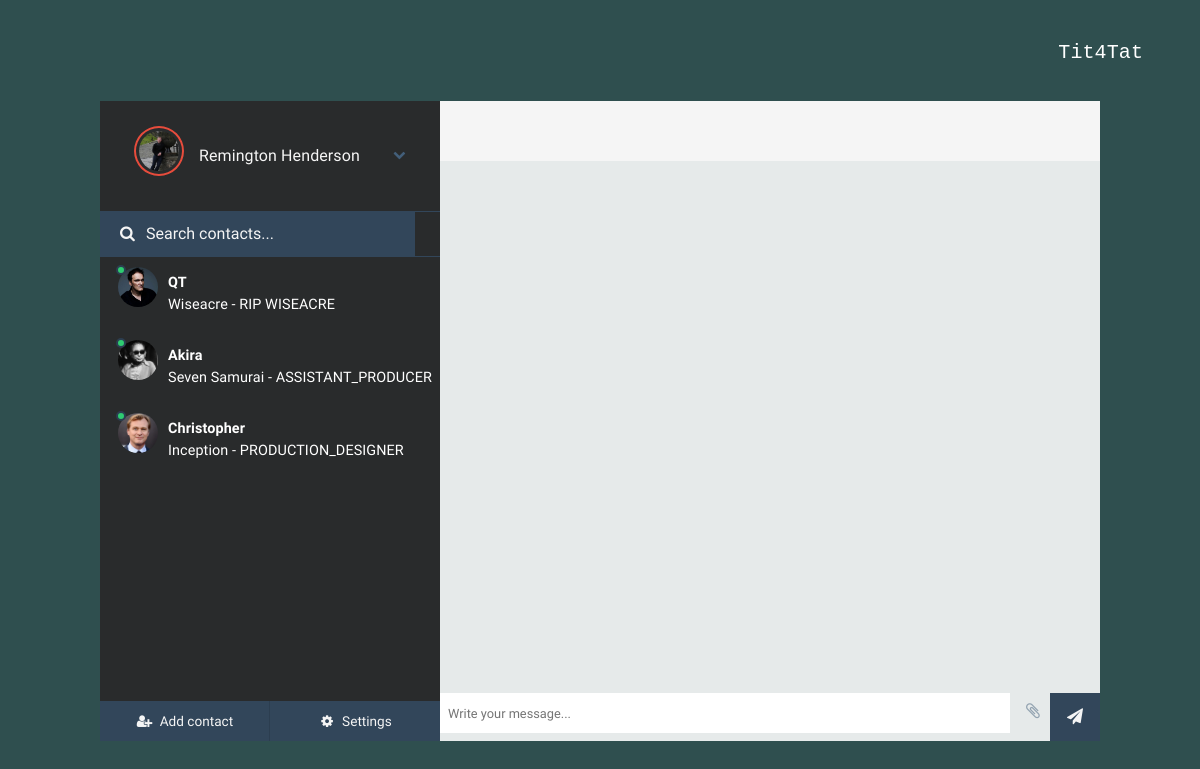
The page /projects/view_received_message/ (signed in) on the database its author committed.
### accounts/models.py (models this page shows, shortened)
class User(AbstractUser):
    phone_number = models.CharField(max_length=50)
    profile_bio = models.TextField(max_length=300, blank=True, null=True)
    image = models.ImageField(upload_to=user_image_uh, blank=True, null=True)
    def new_message(self):
        return self.received_messages.filter(read=False).exists()

class Message(models.Model):
    message = models.ForeignKey('Message', on_delete=models.CASCADE, related_name='children', blank=True, null=True)
    sender = models.ForeignKey(User, on_delete=models.CASCADE, related_name='sent_messages')
    recipient = models.ForeignKey(User, on_delete=models.CASCADE, related_name='received_messages')
    project = models.ForeignKey('Project', on_delete=models.CASCADE, related_name='messages')
    cast = models.ForeignKey('Cast', on_delete=models.CASCADE, related_name='potential_cast', blank=True, null=True)
    crew = models.ForeignKey('Crew', on_delete=models.CASCADE, related_name='potential_crew', blank=True, null=True)
    time_stamp = models.DateTimeField(default=timezone.now)
    body = models.TextField()
    read = models.BooleanField(default=False)
    def is_parent(self):
        return not bool(self.message)

class Project(models.Model):
    owner = models.ForeignKey(User, on_delete=models.CASCADE, related_name="owned_projects")
    tag_line = models.TextField(max_length=300, blank=True, null=True)
    title = models.CharField(max_length=100)
    project_cover_art = models.ImageField(upload_to=project_cover_art_uh, blank=True, null=True)
    genre = models.CharField(max_length=50, blank=True, null=True)
    description = models.TextField(max_length=300, blank=True, null=True)
    project_documents = models.FileField(upload_to=project_document_uh, blank=True, null=True)
    project_images = models.ImageField(upload_to=project_image_uh, blank=True, null=True)
    budget = models.CharField(max_length=50)
    budget_details = models.TextField(max_length=300)
    city = models.CharField(max_length=50)
    state = models.CharField(max_length=50)
    zip = models.CharField(max_length=50)
    start_date = models.CharField(max_length=50)
    end_date = models.CharField(max_length=50)
    slug = models.SlugField(blank=True, null=True, unique=True)

class Cast(models.Model):
    user = models.ForeignKey(User, on_delete=models.CASCADE, related_name='cast_assignments', blank=True, null=True)
    project = models.ForeignKey(Project, on_delete=models.CASCADE, related_name="cast_members")
    character = models.CharField(max_length=100, blank=True, null=True)
    classification = models.CharField(max_length=50, blank=True, null=True)
    committed_cast_member = models.CharField(max_length=50, blank=True, null=True)
    def __str__(self):
        return self.character or 'No name given'

class Crew(models.Model):
    user = models.ForeignKey(User, on_delete=models.CASCADE, related_name='crew_assignments', blank=True, null=True)
    project = models.ForeignKey(Project, on_delete=models.CASCADE, related_name="crew_members")
    classification = models.CharField(max_length=50, blank=True, null=True)
    committed_crew_member = models.CharField(max_length=50, blank=True, null=True)
    def __str__(self):
        return self.classification or 'No name given'

### accounts/views.py (the view)
# urls.py: path('view_received_message/', views.view_received_message, name='view_received_message'),
@login_required(login_url='/projects/login/')
def view_received_message(request):
    messages = request.user.received_messages.all().order_by('sender__username')
    messages_sent = request.user.sent_messages.all().order_by('recipient__username')
    return render(request, 'accounts/view_received_message.html',
                  {'messages': messages, 'messages_sent': messages_sent})

### accounts/templatetags/accounts_tags.py (called while the page is built)
@register.simple_tag
def profile_or_default_image_small(user):
    if user.image:
        return mark_safe(
            '<img src="{}" width="300px" class="img-circle" alt="avatar">'.format(user.image.url))
    return mark_safe('<img src="{}" width="300px" class="img-circle" alt="avatar">'.format(
        '/static/accounts/img/human_being.jpg'))

### accounts/templates/accounts/view_received_message.html (shortened to what this page needs)
{% extends 'base.html' %}
{% load static %}
{% load accounts_tags %}
{% block css %}
    <link rel='stylesheet prefetch'
          href='https://cdnjs.cloudflare.com/ajax/libs/font-awesome/4.6.2/css/font-awesome.min.css'>
{% endblock %}
{% block content %}
    <div id="frame" class='container-fluid'>
        <div id="sidepanel">
            <div id="profile">
                <div class="wrap">
                    {% profile_or_default_image_small user %}
                    <p>{{ user.first_name }} {{ user.last_name }}</p>
                    <i class="fa fa-chevron-down expand-button" aria-hidden="true"></i>
                    <div id="expanded">
                    </div>
                </div>
            </div>
            <div id="search">
                <label for=""><i class="fa fa-search" aria-hidden="true"></i></label>
                <input type="text" placeholder="Search contacts..."/>
            </div>
            <div id="contacts">
                <ul class="list-unstyled contact_list">
                    {% for message in messages %}
                        {% if message.is_parent %}
                        <a href="{% url 'view_single_message' message.id %}">
                            <li class="contact">
                                <div class="wrap">
                                    <div>
                                        <span class="contact-status online"></span>
                                        {% profile_or_default_image_small message.sender %}
                                    </div>
                                    <div class="meta">
                                        <p class="name">{{ message.sender }}</p>
                                        {% if not message.cast %}
                                            <p class="preview">{{ message.project.title }}
                                                - {{ message.crew|upper }}</p>
                                        {% else %}
                                            <p class="preview">{{ message.project.title }}
                                                - {{ message.cast|upper }}</p>
                                        {% endif %}
                                    </div>
                                </div>
                            </li>
                        </a>
                        {% endif %}
                    {% endfor %}
                    {% for message in messages_sent %}
                        {% if message.is_parent %}
                        <a href="{% url 'view_single_message' message.id %}">
                            <li class="contact">
                                <div class="wrap">
                                    <div>
                                        <span class="contact-status online"></span>
                                        {% profile_or_default_image_small message.recipient %}
                                    </div>
                                    <div class="meta">
                                        <p class="name">{{ message.recipient }}</p>
                                        {% if not message.cast %}
                                            <p class="preview">{{ message.project.title }}
                                                - {{ message.crew|upper }}</p>
                                        {% else %}
                                            <p class="preview">{{ message.project.title }}
                                                - {{ message.cast|upper }}</p>
                                        {% endif %}
                                    </div>
                                </div>
                            </li>
                        </a>
                        {% endif %}
                    {% endfor %}
            </div>
            <div id="bottom-bar">
                <button id="addcontact"><i class="fa fa-user-plus fa-fw" aria-hidden="true"></i>
                    <span>Add contact</span></button>
                <button id="settings"><i class="fa fa-cog fa-fw" aria-hidden="true"></i> <span>Settings</span></button>
            </div>
        </div>
        <div class="content">
            <div class="contact-profile">
            </div>
            <div class="messages">
            </div>
            <div class="message-input">
                <div class="wrap">
                    <input type="text" placeholder="Write your message..."/>
                    <i class="fa fa-paperclip attachment" aria-hidden="true"></i>
                    <button class="submit"><i class="fa fa-paper-plane" aria-hidden="true"></i></button>
                </div>
            </div>
        </div>
    </div>
{% endblock %}

### accounts/templates/base.html (style rules this page uses)
body { padding: 25px; }

### rows shown on the page
User: image (picture), first_name "Remington", last_name "Henderson"
Message: sender.image (picture), sender "QT", project "Wiseacre", cast "RIP WISEACRE"
Message: recipient.image (picture), recipient "Akira", project "Seven Samurai", crew "ASSISTANT_PRODUCER"
Message: recipient.image (picture), recipient "Christopher", project "Inception", crew "PRODUCTION_DESIGNER"
